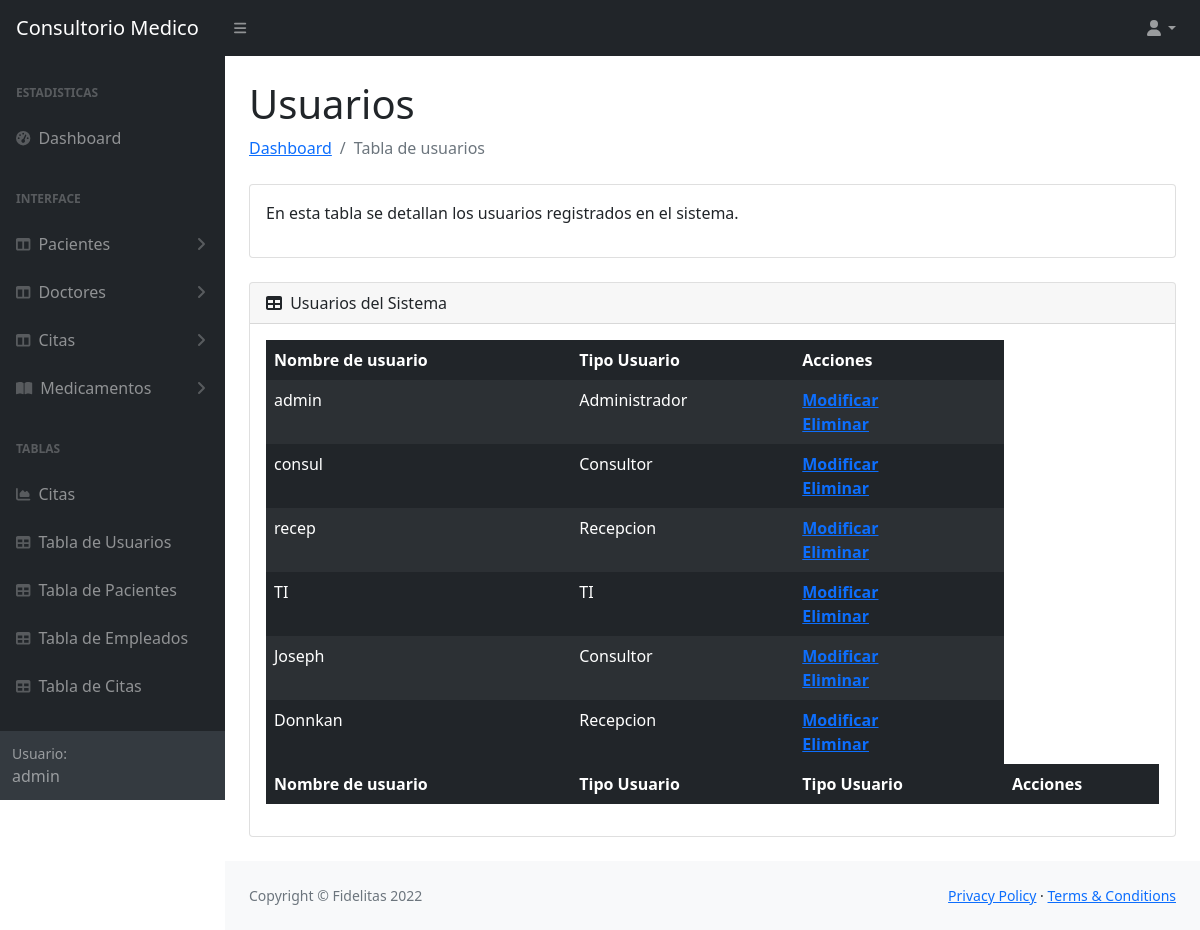
/tablas/tablaUsuarios.php (signed in), run on an earlier commit of the app's database.
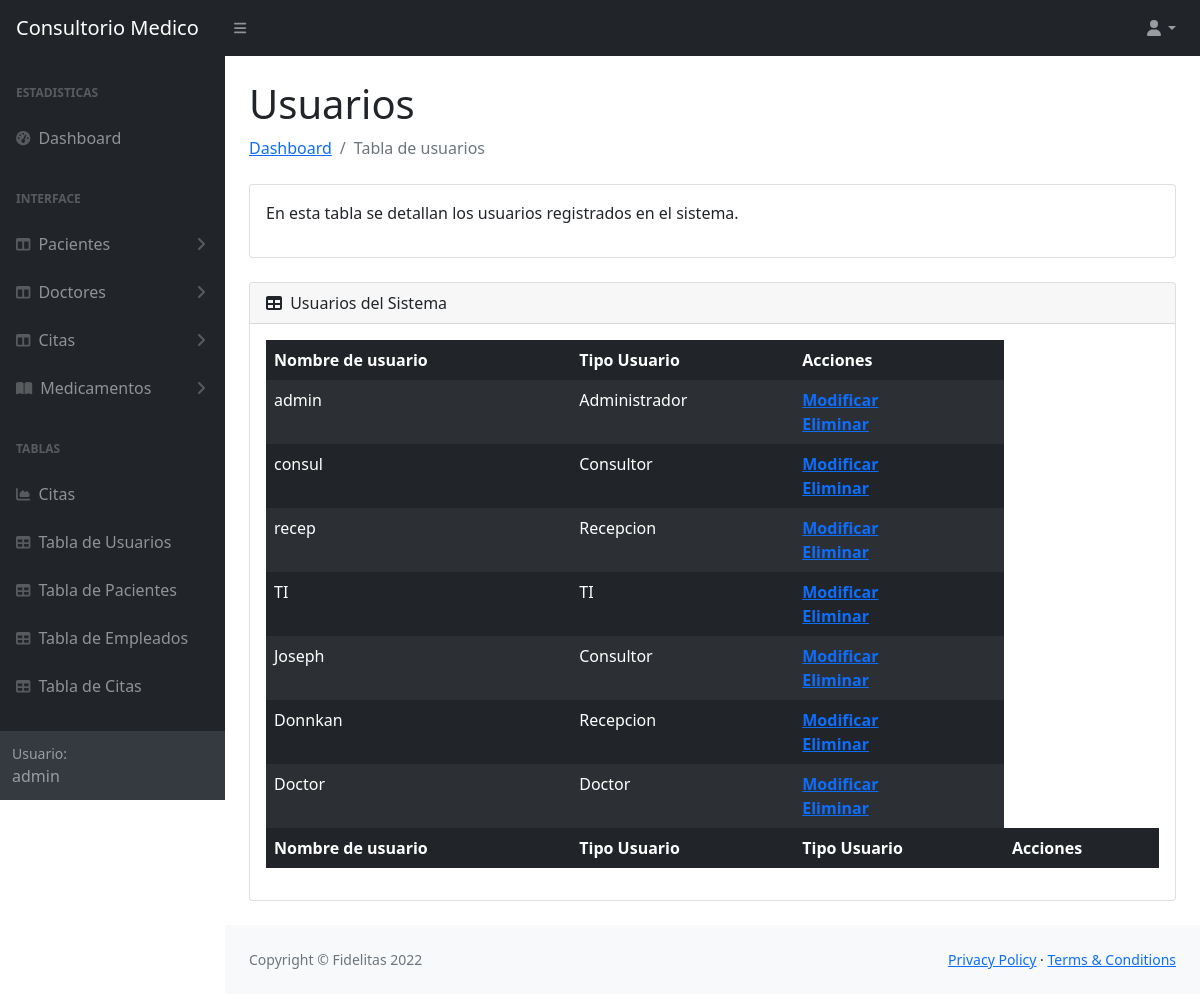
And on a later commit of the database.
### tables this page shows
CREATE TABLE `usuarios` (
  idUsuario         INT NOT NULL AUTO_INCREMENT,
  nombreUsuario     VARCHAR(45) NOT NULL,
  passwordUsuario   VARCHAR(45) NOT NULL,
  rol               INT NOT NULL,
  PRIMARY KEY (idusuario),
  foreign key(rol)references `roles`(idRol));

CREATE TABLE `roles` (
  idRol       INT NOT NULL AUTO_INCREMENT,
  nombreRol   VARCHAR(45) NOT NULL,
  PRIMARY KEY (idRol));

### tablas/tablaUsuarios.php (the view, shortened to what this page needs)
<?php
 require '../conexion/conexion.php';
 $tipoUsuario = $_SESSION['rol'];
 $tUsuariosSELECT = "SELECT u.idUsuario, u.nombreUsuario, r.nombreRol FROM usuarios u
 JOIN roles r on u.rol = r.idRol";
 $resultado = $mysqli->query($tUsuariosSELECT);
?>
<!DOCTYPE html>
<html lang="en">
    <head>
        <link href="https://cdn.jsdelivr.net/npm/simple-datatables@latest/dist/style.css" rel="stylesheet" />
        <link href="../css/styles.css" rel="stylesheet" />
    </head>
    <body class="sb-nav-fixed">
        <nav class="sb-topnav navbar navbar-expand navbar-dark bg-dark">
            <a class="navbar-brand ps-3" href="../principal.php">Consultorio Medico</a>
            <button class="btn btn-link btn-sm order-1 order-lg-0 me-4 me-lg-0" id="sidebarToggle" href="#!"><i class="fas fa-bars"></i></button>
            <ul class="navbar-nav ms-auto ms-auto me-0 me-md-3 my-2 my-md-0">
                <li class="nav-item dropdown">
                    <a class="nav-link dropdown-toggle" id="navbarDropdown" href="#" role="button" data-bs-toggle="dropdown" aria-expanded="false"><i class="fas fa-user fa-fw"></i></a>
                </li>
            </ul>
        </nav>
        <div id="layoutSidenav">
            <div id="layoutSidenav_nav">
                <nav class="sb-sidenav accordion sb-sidenav-dark" id="sidenavAccordion">
                    <div class="sb-sidenav-menu">
                        <div class="nav">
                            <div class="sb-sidenav-menu-heading">Estadisticas</div>
                            <a class="nav-link" href="../principal.php">
                                <div class="sb-nav-link-icon"><i class="fas fa-tachometer-alt"></i></div>
                                Dashboard
                            </a>
                            <?php if($tipoUsuario == 1){ ?>
                            <div class="sb-sidenav-menu-heading">Interface</div>
                            <a class="nav-link collapsed" href="#" data-bs-toggle="collapse" data-bs-target="#collapsePacientes" aria-expanded="false" aria-controls="collapseLayouts">
                                <div class="sb-nav-link-icon"><i class="fas fa-columns"></i></div>
                                Pacientes
                                <div class="sb-sidenav-collapse-arrow"><i class="fas fa-angle-down"></i></div>
                            </a>
                            <a class="nav-link collapsed" href="#" data-bs-toggle="collapse" data-bs-target="#collapseDoctor" aria-expanded="false" aria-controls="collapseLayouts">
                                <div class="sb-nav-link-icon"><i class="fas fa-columns"></i></div>
                                Doctores
                                <div class="sb-sidenav-collapse-arrow"><i class="fas fa-angle-down"></i></div>
                            </a>
                            <a class="nav-link collapsed" href="#" data-bs-toggle="collapse" data-bs-target="#collapseCitas" aria-expanded="false" aria-controls="collapseLayouts">
                                <div class="sb-nav-link-icon"><i class="fas fa-columns"></i></div>
                                Citas
                                <div class="sb-sidenav-collapse-arrow"><i class="fas fa-angle-down"></i></div>
                            </a>
                            <a class="nav-link collapsed" href="#" data-bs-toggle="collapse" data-bs-target="#collapsePages" aria-expanded="false" aria-controls="collapsePages">
                                <div class="sb-nav-link-icon"><i class="fas fa-book-open"></i></div>
                                Medicamentos
                                <div class="sb-sidenav-collapse-arrow"><i class="fas fa-angle-down"></i></div>
                            </a>
                            <?php } ?>
                            <div class="sb-sidenav-menu-heading">Tablas</div>
                            <a class="nav-link" href="charts.html">
                                <div class="sb-nav-link-icon"><i class="fas fa-chart-area"></i></div>
                                Citas
                            </a>
                            <a class="nav-link" href="../tablas/tablaUsuarios.php">
                                <div class="sb-nav-link-icon"><i class="fas fa-table"></i></div>
                                Tabla de Usuarios
                            </a>
                            <a class="nav-link" href="../tablas/tablaPacientes.php">
                                <div class="sb-nav-link-icon"><i class="fas fa-table"></i></div>
                                Tabla de Pacientes
                            </a>
                            <a class="nav-link" href="../tablas/tablaEmpleados.php">
                                <div class="sb-nav-link-icon"><i class="fas fa-table"></i></div>
                                Tabla de Empleados
                            </a>
                            <a class="nav-link" href="../tablas/tablaCitas.php">
                                <div class="sb-nav-link-icon"><i class="fas fa-table"></i></div>
                                Tabla de Citas
                            </a>
                        </div>
                    </div>
                    <div class="sb-sidenav-footer">
                        <div class="small">Usuario:</div>
                        <?php echo $_SESSION['nombreUsuario'] ?>
                    </div>
                </nav>
            </div>
            <div id="layoutSidenav_content">
                <main>
                    <div class="container-fluid px-4">
                        <h1 class="mt-4">Usuarios</h1>
                        <ol class="breadcrumb mb-4">
                            <li class="breadcrumb-item"><a href="../principal.php">Dashboard</a></li>
                            <li class="breadcrumb-item active">Tabla de usuarios</li>
                        </ol>
                        <div class="card mb-4">
                            <div class="card-body">
                               <p>En esta tabla se detallan los usuarios registrados en el sistema.</p>
                            </div>
                        </div>
                        <div class="card mb-4">
                            <div class="card-header">
                                <i class="fas fa-table me-1"></i>
                                Usuarios del Sistema
                            </div>
                            <div class="card-body">
                                <table id="datatablesSimple" class="table table-dark table-striped table-borderless">
                                    <thead>
                                        <tr>
                                            <th>Nombre de usuario</th>
                                            <th>Tipo Usuario</th>
                                            <th>Acciones</th>
                                        </tr>
                                    </thead>
                                    <tfoot>
                                        <tr>
                                            <th>Nombre de usuario</th>
                                            <th>Tipo Usuario</th>
                                            <th>Tipo Usuario</th>
                                            <th>Acciones</th>
                                        </tr>
                                    </tfoot>
                                    <tbody>
                                        <?php
                                            while ($row = $resultado->fetch_assoc()) { ?>
                                            <tr><?php $idUsuario = $row['idUsuario']  ?>
                                                <td><?php echo $row['nombreUsuario']  ?></td>
                                                <td><?php echo $row['nombreRol']  ?></td>
                                                <th><?php echo "<a href='../formularios/editarUsuario.php?id=$idUsuario'>Modificar</a><br><a href='../scriptsSQL/deleteUsuario.php?id=$idUsuario'>Eliminar</a>" ?></th>
                                            </tr>
                                            <?php } ?>
                                    </tbody>
                                </table>
                            </div>
                        </div>
                    </div>
                </main>
                <footer class="py-4 bg-light mt-auto">
                    <div class="container-fluid px-4">
                        <div class="d-flex align-items-center justify-content-between small">
                            <div class="text-muted">Copyright &copy; Fidelitas 2022</div>
                            <div>
                                <a href="#">Privacy Policy</a>
                                &middot;
                                <a href="#">Terms &amp; Conditions</a>
                            </div>
                        </div>
                    </div>
                </footer>
            </div>
        </div>
    </body>
</html>

What changed in the data, as far as the page shows it:
added usuarios: nombreUsuario "Doctor", rol.nombreRol "Doctor"
